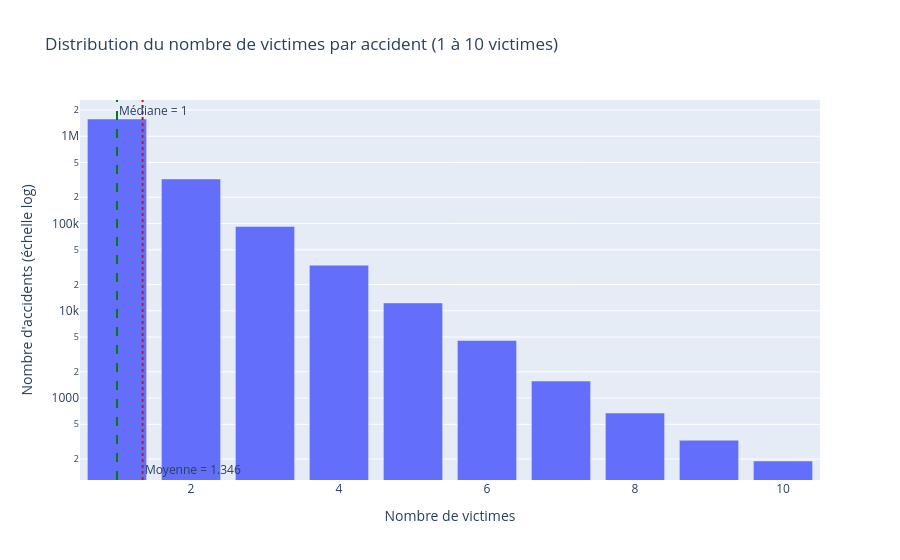

This figure's notebook cell:
### Code cell
# Graphique 1 — Distribution du nombre de victimes par accident
# Bonne pratique Big Data : on agrège côté Spark (~40 lignes) AVANT toPandas(), jamais les 2 M de lignes
import plotly.express as px

pdf_dist = spark.sql("""
    SELECT number_of_casualties AS victimes, COUNT(*) AS nb_accidents
    FROM v_silver
    WHERE number_of_casualties IS NOT NULL
    GROUP BY number_of_casualties
    ORDER BY victimes
""").toPandas()

stats = df_dist_summary.first()
fig = px.bar(
    pdf_dist[pdf_dist["victimes"] <= 10], x="victimes", y="nb_accidents", log_y=True,
    labels={"victimes": "Nombre de victimes", "nb_accidents": "Nombre d'accidents (échelle log)"},
    title="Distribution du nombre de victimes par accident (1 à 10 victimes)",
)
fig.add_vline(x=stats["mediane_p50"], line_dash="dash", line_color="green",
              annotation_text=f"Médiane = {stats['mediane_p50']}", annotation_position="top right")
fig.add_vline(x=stats["moyenne"], line_dash="dot", line_color="red",
              annotation_text=f"Moyenne = {stats['moyenne']}", annotation_position="bottom right")
fig.show()

### Figure 1 — Plotly figure (JSON) as saved in the notebook; plotly's stock layout.template omitted (floating-point values rounded to 4 significant figures)
{"data": [{"hovertemplate": "Nombre de victimes=%{x}<br>Nombre d'accidents (échelle log)=%{y}<extra></extra>", "legendgroup": "", "marker": {"color": "#636efa", "pattern": {"shape": ""}}, "name": "", "orientation": "v", "showlegend": false, "textposition": "auto", "type": "bar", "x": [1, 2, 3, 4, 5, 6, 7, 8, 9, 10], "xaxis": "x", "y": [1576667, 324486, 92664, 33337, 12306, 4575, 1567, 674, 329, 190], "yaxis": "y"}], "layout": {"annotations": [{"showarrow": false, "text": "Médiane = 1", "x": 1, "xanchor": "left", "xref": "x", "y": 1, "yanchor": "top", "yref": "y domain"}, {"showarrow": false, "text": "Moyenne = 1.346", "x": 1.346, "xanchor": "left", "xref": "x", "y": 0, "yanchor": "bottom", "yref": "y domain"}], "barmode": "relative", "legend": {"tracegroupgap": 0}, "shapes": [{"line": {"color": "green", "dash": "dash"}, "type": "line", "x0": 1, "x1": 1, "xref": "x", "y0": 0, "y1": 1, "yref": "y domain"}, {"line": {"color": "red", "dash": "dot"}, "type": "line", "x0": 1.346, "x1": 1.346, "xref": "x", "y0": 0, "y1": 1, "yref": "y domain"}], "title": {"text": "Distribution du nombre de victimes par accident (1 à 10 victimes)"}, "xaxis": {"anchor": "y", "domain": [0, 1], "title": {"text": "Nombre de victimes"}}, "yaxis": {"anchor": "x", "domain": [0, 1], "title": {"text": "Nombre d'accidents (échelle log)"}, "type": "log"}}}
